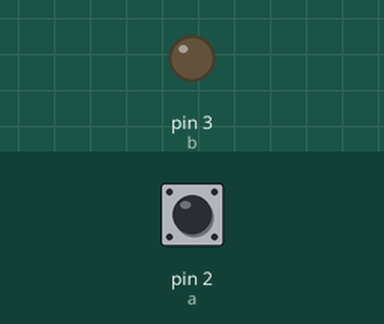
Simulated run of this sketch. Board: Arduino Uno, built with avr-gcc and run on an emulated ATmega328P. Parts: output pins drawn as LEDs (lit = HIGH). Dashed ring = blinking. The test bench sets the inputs (shaded band); at power-on: pin 2 (a) LOW.

Above: at 1.2 s.
1.3 s: pin 2 (a) pulsed HIGH 5 times (0.12 s each, 0.3 s apart)
At 1.82 s:
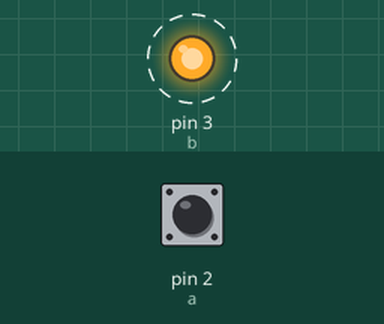
At 3.8 s:
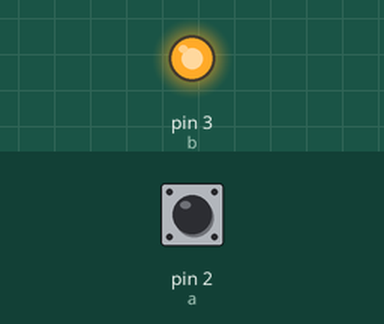
Timing chart, 0 to 5.3 s (numbered marks = the images above; inputs shaded):
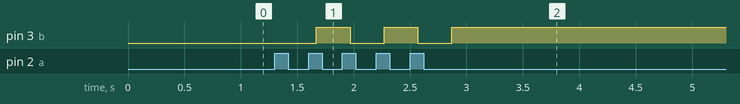

Measured:
- after the input at 1.3 s, pin 3 (b): alternates HIGH for 0.30 s and LOW for 0.30 s, 5 changes in all, then stays HIGH, starting after 0.37 s

The sketch:

Blinkeazy.ino
```cpp
int a = 2, b = 3;
int tade = 0;
void setup() {
  Serial.begin(9600);
  pinMode(a, INPUT);
  pinMode(b, OUTPUT);
}

// the loop function runs over and over again forever
void loop() {
  //BUTTON
  if (digitalRead(a) == HIGH) {
    while (digitalRead(a) == HIGH) {}
    delay(250);
    //WHAT BUTTON WILL DO
    if (tade == 0) {
      tade = 1;
    }
    else {
      tade = 0;
    }
  }
  //BUTTON END

  if (tade == 1) {
    digitalWrite(b, HIGH);
  }
  if (tade == 0) {
    digitalWrite(b, LOW);
  }

}
```
